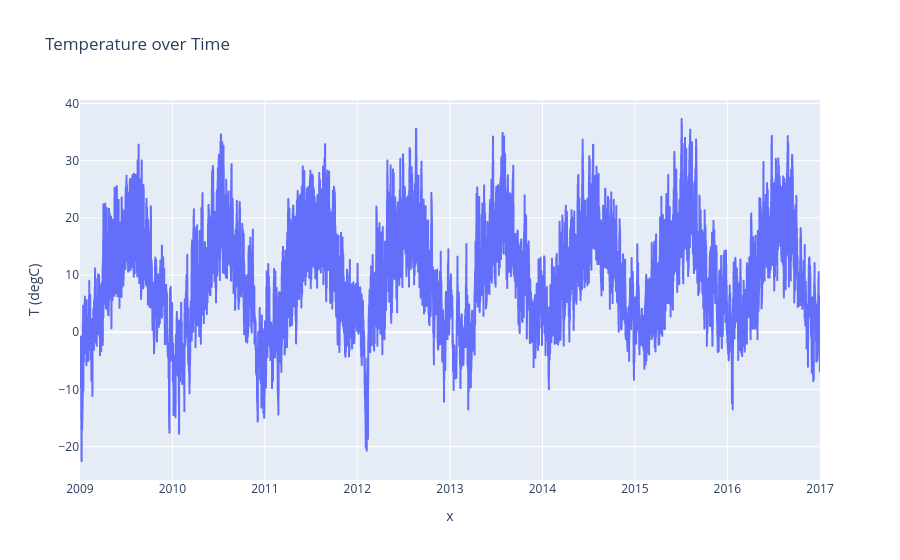
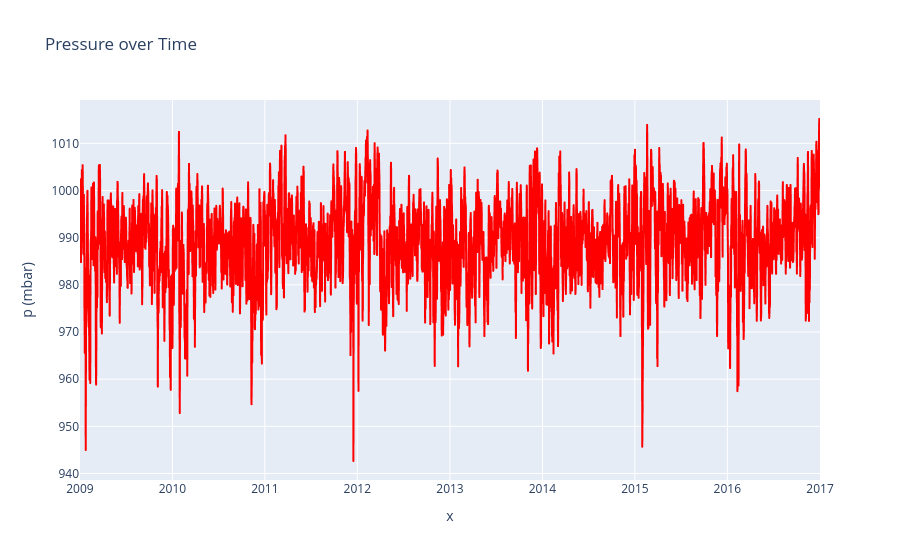

Here is the notebook cell these charts were saved with, in order:
### Code cell
# lets plot the same plots in plotly
fig = px.line(df, x=date_time, y= 'T (degC)', title='Temperature over Time')
fig.show()
fig = px.line(df, x=date_time, y= 'p (mbar)', title='Pressure over Time')
fig.update_traces(line_color='red')
fig.show()

### Figure 1 — Plotly figure (JSON) as saved in the notebook; plotly's stock layout.template omitted (floating-point values rounded to 4 significant figures; data arrays with more than 128 entries replaced by an {"elided": "..."} marker saying what was removed)
{"data": [{"hovertemplate": "x=%{x}<br>T (degC)=%{y}<extra></extra>", "legendgroup": "", "line": {"color": "#636efa", "dash": "solid"}, "marker": {"symbol": "circle"}, "mode": "lines", "name": "", "showlegend": false, "type": "scattergl", "x": {"elided": "35045 str values"}, "xaxis": "x", "y": {"elided": "35045 float values"}, "yaxis": "y"}], "layout": {"legend": {"tracegroupgap": 0}, "title": {"text": "Temperature over Time"}, "xaxis": {"anchor": "y", "domain": [0, 1], "title": {"text": "x"}}, "yaxis": {"anchor": "x", "domain": [0, 1], "title": {"text": "T (degC)"}}}}

### Figure 2 — Plotly figure (JSON) as saved in the notebook; plotly's stock layout.template omitted (floating-point values rounded to 4 significant figures; data arrays with more than 128 entries replaced by an {"elided": "..."} marker saying what was removed)
{"data": [{"hovertemplate": "x=%{x}<br>p (mbar)=%{y}<extra></extra>", "legendgroup": "", "line": {"color": "red", "dash": "solid"}, "marker": {"symbol": "circle"}, "mode": "lines", "name": "", "showlegend": false, "type": "scattergl", "x": {"elided": "35045 str values"}, "xaxis": "x", "y": {"elided": "35045 float values"}, "yaxis": "y"}], "layout": {"legend": {"tracegroupgap": 0}, "title": {"text": "Pressure over Time"}, "xaxis": {"anchor": "y", "domain": [0, 1], "title": {"text": "x"}}, "yaxis": {"anchor": "x", "domain": [0, 1], "title": {"text": "p (mbar)"}}}}
